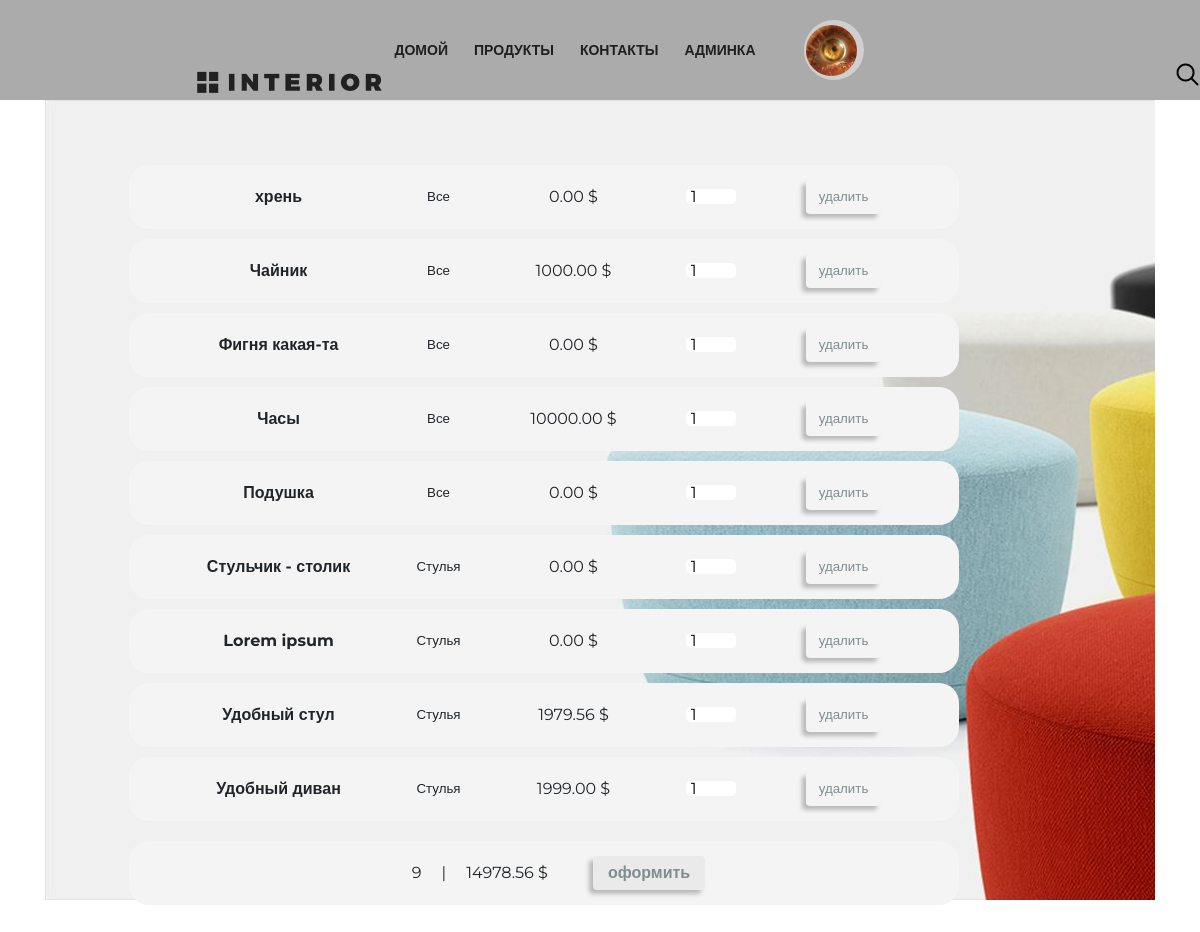
The app's page /basket/ (signed in) with its own data.
### basketapp/models.py (models this page shows, shortened)
class Basket(models.Model):
    objects = BasketQuerySet.as_manager()
    user = models.ForeignKey(settings.AUTH_USER_MODEL, on_delete=models.CASCADE, related_name='basket')
    product = models.ForeignKey(Product, on_delete=models.CASCADE)
    quantity = models.PositiveIntegerField(verbose_name='количество', default=0)
    add_datetime = models.DateTimeField(verbose_name='время', auto_now_add=True)
    @property
    def product_cost(self):
        return self.product.price * self.quantity
    @cached_property
    def get_items_cached(self):
        return self.user.basket.select_related()
    @property
    def total_quantity(self):
        _items = self.get_items_cached
        return sum(list(map(lambda x: x.quantity, _items)))
    @property
    def total_cost(self):
        _items = self.get_items_cached
        return sum(list(map(lambda x: x.product_cost, _items)))

### mainapp/models.py (models this page shows, shortened)
class Product(models.Model):
    category = models.ForeignKey(ProductCategory, on_delete=models.CASCADE)
    name = models.CharField(verbose_name='имя', max_length=64, unique=True)
    description = models.TextField(verbose_name='описание', blank=True)
    is_active = models.BooleanField(db_index=True, verbose_name='активна', default=True)
    image = models.ImageField(upload_to='products_images', blank=True)
    short_desc = models.CharField(verbose_name='краткое описание продукта', max_length=60, blank=True)
    price = models.DecimalField(verbose_name='цена продукта', max_digits=8, decimal_places=2, default=0)
    quantity = models.PositiveIntegerField(verbose_name='количество на складе', default=0)

class ProductCategory(models.Model):
    name = models.CharField(verbose_name='имя', max_length=64, unique=True)
    description = models.TextField(verbose_name='описание', blank=True)
    is_active = models.BooleanField(db_index=True, verbose_name='активна', default=True)

### authapp/models.py (models this page shows, shortened)
class User(AbstractUser):
    image = models.ImageField(upload_to='users_image', blank=True)
    age = models.PositiveIntegerField(verbose_name='возраст', default=18)
    activation_key = models.CharField(max_length=128, blank=True)
    activation_key_expires = models.DateTimeField(default=(now() + timedelta(hours=48)))

### basketapp/views.py (the view)
# urls.py: path('', basketapp.basket, name='view'),
@login_required
def basket(request):
    title = 'корзина'
    basket_items = Basket.objects.filter(user=request.user).order_by('product__category').select_related()
    content = {
        'title': title,
        'basket_items': basket_items,
    }
    return render(request, 'basketapp/basket.html', content)

### mainapp/context_processors.py (called while the page is built)
def basket(request):
    basket = []
    if request.user.is_authenticated:
        basket = Basket.objects.filter(user=request.user)
    return {
        'basket': basket,
    }

### basketapp/templates/basketapp/basket.html (shortened to what this page needs)
{% extends 'basketapp/base.html' %}
{% load static %}
{% block css %}
<link rel="stylesheet" href="{% static 'css/bootstrap.min.css' %}">
<link rel="stylesheet" href="{% static 'css/style.css' %}">
<link rel="stylesheet" href="{% static 'fonts/font-awesome/css/font-awesome.css' %}">
<link rel="stylesheet" href="{% static 'css/style-basket.css' %}">
{% endblock %}
{% block content %}
<div class="container">
  <div class="slider">
    {% block menu %}
    <div class="header clearfix log-hed">
      <a href="#" class="logo"></a>
      {% include 'mainapp/includes/inc_menu.html' %}
      <a href="#" class="search"></a>
    </div>
    {% endblock %}
    <div class="baskt">
      <div class="basket_list">
        {% include 'basketapp/includes/inc_basket_list.html' %}
      </div>
    </div>
  </div>
</div>
{% endblock %}

### basketapp/templates/basketapp/includes/inc_basket_list.html
{% load static %}
<div class="block-1" style="margin: 50px;">
  {% if basket_items %}
  <div class="bask-0">
    {% for item in basket_items %}
    <div class="basket_record">
      <span class="product_name"><b>{{ item.product.name }}</b></span><br>
      {% if item.product.category.name %}
      <span class="category_name">{{ item.product.category.name }}</span><br>
      {% else %} <span class="category_name">все</span><br>
      {% endif %}
      <span class="product_price">{{ item.product.price }} $</span><br>
      <div class="brb">
        <input class="ipt" type="number" name="{{ item.pk }}" min="0" value="{{ item.quantity }}">
        <button class="remv btn btn-round">
          <a href="{% url 'basket:remove' item.pk %}" class="">
            удалить
          </a>
        </button>
      </div>
    </div>
    {% endfor %}
  </div>
  <div class="basket_summary">
    <div class="end-itg-2">
      {{ basket_items.0.total_quantity }}
    </div>
    <div class="proble">|</div>
    <div class="end-itg-1">
      {{ basket_items.0.total_cost }} $
    </div>
    <button>
      <a href="{% url 'ordersapp:order_create' %}" class="">
        оформить
      </a>
    </button>
  </div>
  {% else %}
  <div class="empty-basket">
    корзина пуста
  </div>
  {% endif %}
</div>

### static/css/style.css (style rules this page uses)
* { margin: 0; padding: 0; }
body { font-family: 'Montserrat', sans-serif; height: 100%; }
html { top: 0; right: 0; left: 0; bottom: 0; height: 100%; }
.container { width: 1366px; margin: 0 auto; min-height: 100%; }
.slider { height: 800px; background-image: url(img/slider.jpg); padding-left: 98px; padding-right: 211px; position: relative; }
.logo { background-image: url(img/logo.png); margin-top: 63px; width: 185px; height: 22px; float: left; }
.search { display: block; width: 23px; height: 23px; background-image: url(img/search.png); position: absolute; top: 63px; left: 1176px; }
.clearfix:after { content: ""; display: block; clear: both; }
.basket_record { display: flex; align-items: center; flex-wrap: wrap; }
.clearfix { margin: 80px; }
a { text-decoration: none; }
a { color: #808d8f; text-decoration: none; }
.log-hed { display: flex; position: relative; z-index: 1; align-items: center; justify-content: center; width: 930px; position: sticky; top: 0; margin-top: 0; background-color: #f4f4f4; margin: 0 auto; }
.log-hed { position: fixed; width: 100%; left: 0; right: 0; background-color: #ababab; }
.container { min-height: 0; max-height: 100%; }

### static/css/style-basket.css (style rules this page uses)
html { display: flex; flex-direction: column; }
.baskt { display: flex; flex-direction: column; flex-wrap: wrap; border-radius: 20px; margin: 0 auto; display: flex; flex-direction: column; width: 50%; }
.basket_list { width: 50%; margin: 0 auto; margin-top: 15px; display: flex; flex-direction: column; display: flex; align-items: center; justify-content: center; }
.basket_record { margin: 10px; width: 850px; display: flex; background-color: #f4f4f4; border-radius: 20px; padding-top: 15px; padding-bottom: 15px; }
.basket_summary { padding: 15px; margin: 10px; display: flex; background-color: #f4f4f4; border-radius: 20px; align-items: center; justify-content: center; }
.ipt { width: 50px; }
.category_name { font-size: smaller; margin-right: 10px; }
.product_name, .product_price, .ipt, .probl { margin-right: 10px; }
.remv { color: rgb(255, 255, 255); font-size: smaller; size: 25px; }
.bask-0 { width: 700px; display: flex; flex-wrap: wrap; align-items: center; justify-content: center; }
a { color: #808d8f; text-decoration: none; }
button { text-decoration:none; text-align:center; padding:5px 15px; border:none; -webkit-border-radius:4px; -moz-border-radius:4px; border-radius: 4px; font-weight:bold; color:#9a9a9a; background:#eaeaea; -webkit-box-shadow:-4px 4px 4px#bababa; -moz-box-shadow: -4px 4px 4px #bababa; box-shadow:-4px 4px 4px #bababa; }
.basket_record { margin-top: 0px; }
.log-hed { display: flex; align-items: center; justify-content: center; min-width: 1000px; position: sticky; top: 0; margin-top: 0; background-color: #ababab; margin: 0 auto; }
.log-hed { display: flex; position: relative; z-index: 1; align-items: center; justify-content: center; width: 930px; position: sticky; top: 0; margin-top: 0; margin: 0 auto; }
.ipt { border: none; }
.basket_record { display: flex; align-items: center; justify-content: center; }
.product_name { width: 200px; text-align: center; }
.category_name { width: 100px; text-align: center; }
.product_price { width: 150px; text-align: center; }
.baskt { top: 0; bottom: 0; display: flex; flex-direction: column; }
.bask-0 { width: 850px; }
.brb { width: 250px; text-align: center; }
.ipt { margin-right: 50px; display: flex; }
.remv { margin-left: 20px; }
input[type=number] { padding: 5px; border-radius: 5px; }
.brb { display: flex; align-items: center; justify-content: center; }
input[type=number] { height: 15px; }
.log-hed { position: fixed; width: 100%; left: 0; right: 0; color: #f4f4f4; }
.baskt { margin-top: 100px; }
.end-itg-1 { display: flex; justify-content: center; align-items: center; margin-right: 45px; margin-left: 20px; }
.end-itg-2 { margin-right: 20px; margin-left: 30px; }
.basket_record { transition: .05s; }

### records on screen
Basket: product.name "хрень", product.category.name "Все", product.price "0.00", quantity "1", user+quantity "9", product+quantity "14978.56"
Basket: product.name "Чайник", product.category.name "Все", product.price "1000.00", quantity "1"
Basket: product.name "Фигня какая-та", product.category.name "Все", product.price "0.00", quantity "1"
Basket: product.name "Часы", product.category.name "Все", product.price "10000.00", quantity "1"
Basket: product.name "Подушка", product.category.name "Все", product.price "0.00", quantity "1"
Basket: product.name "Стульчик - столик", product.category.name "Стулья", product.price "0.00", quantity "1"
Basket: product.name "Lorem ipsum", product.category.name "Стулья", product.price "0.00", quantity "1"
Basket: product.name "Удобный стул", product.category.name "Стулья", product.price "1979.56", quantity "1"
Basket: product.name "Удобный диван", product.category.name "Стулья", product.price "1999.00", quantity "1"
